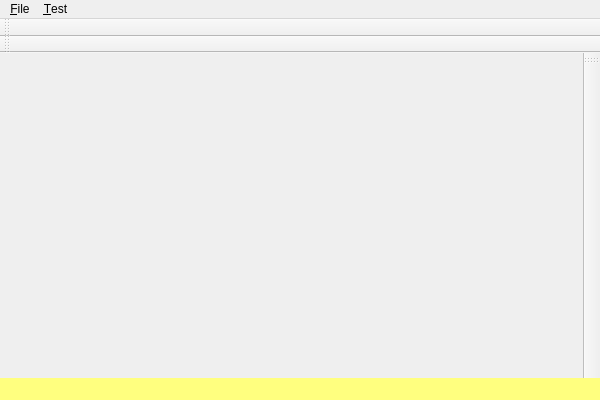
<?xml version="1.0" encoding="UTF-8"?>
<ui version="4.0">
 <class>FEMSimulator</class>
 <widget class="QMainWindow" name="FEMSimulator">
  <property name="geometry">
   <rect>
    <x>0</x>
    <y>0</y>
    <width>600</width>
    <height>400</height>
   </rect>
  </property>
  <property name="windowTitle">
   <string>FEMSimulator</string>
  </property>
  <property name="locale">
   <locale language="English" country="UnitedStates"/>
  </property>
  <widget class="QWidget" name="centralWidget"/>
  <widget class="QMenuBar" name="menuBar">
   <property name="geometry">
    <rect>
     <x>0</x>
     <y>0</y>
     <width>600</width>
     <height>23</height>
    </rect>
   </property>
   <widget class="QMenu" name="menu_File">
    <property name="title">
     <string>&amp;File</string>
    </property>
    <addaction name="actionE_xit"/>
   </widget>
   <widget class="QMenu" name="menu_Test">
    <property name="title">
     <string>&amp;Test</string>
    </property>
    <addaction name="action_Test"/>
   </widget>
   <addaction name="menu_File"/>
   <addaction name="menu_Test"/>
  </widget>
  <widget class="QToolBar" name="mainToolBar">
   <property name="minimumSize">
    <size>
     <width>0</width>
     <height>0</height>
    </size>
   </property>
   <property name="windowTitle">
    <string>SimuPane</string>
   </property>
   <property name="allowedAreas">
    <set>Qt::BottomToolBarArea|Qt::TopToolBarArea</set>
   </property>
   <property name="iconSize">
    <size>
     <width>48</width>
     <height>48</height>
    </size>
   </property>
   <attribute name="toolBarArea">
    <enum>TopToolBarArea</enum>
   </attribute>
   <attribute name="toolBarBreak">
    <bool>false</bool>
   </attribute>
  </widget>
  <widget class="QStatusBar" name="statusBar">
   <property name="styleSheet">
    <string notr="true">background-color: rgb(255, 255, 127);</string>
   </property>
  </widget>
  <widget class="QToolBar" name="restShapeToolBar">
   <property name="windowTitle">
    <string>Rest Shape Problem</string>
   </property>
   <attribute name="toolBarArea">
    <enum>RightToolBarArea</enum>
   </attribute>
   <attribute name="toolBarBreak">
    <bool>false</bool>
   </attribute>
  </widget>
  <widget class="QToolBar" name="tetMeshStat">
   <property name="windowTitle">
    <string>Tetmesh Statistic</string>
   </property>
   <attribute name="toolBarArea">
    <enum>TopToolBarArea</enum>
   </attribute>
   <attribute name="toolBarBreak">
    <bool>true</bool>
   </attribute>
  </widget>
  <action name="actionE_xit">
   <property name="text">
    <string>E&amp;xit</string>
   </property>
  </action>
  <action name="action_Test">
   <property name="text">
    <string>&amp;Test</string>
   </property>
  </action>
 </widget>
 <layoutdefault spacing="6" margin="11"/>
 <resources>
  <include location="femsimulator.qrc"/>
 </resources>
 <connections/>
</ui>
